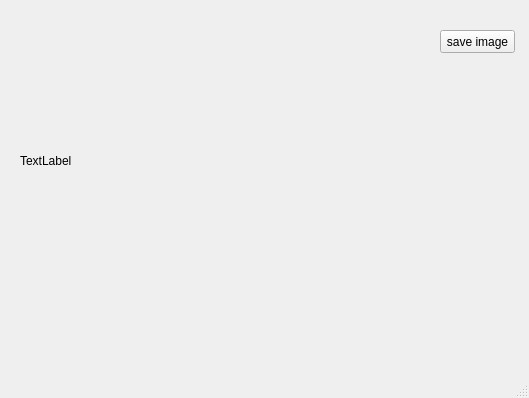
<?xml version="1.0" encoding="UTF-8"?>
<ui version="4.0">
 <class>MainWindow</class>
 <widget class="QMainWindow" name="MainWindow">
  <property name="geometry">
   <rect>
    <x>0</x>
    <y>0</y>
    <width>529</width>
    <height>398</height>
   </rect>
  </property>
  <property name="windowTitle">
   <string>MainWindow</string>
  </property>
  <widget class="QWidget" name="centralwidget">
   <widget class="QLabel" name="label">
    <property name="geometry">
     <rect>
      <x>20</x>
      <y>20</y>
      <width>371</width>
      <height>281</height>
     </rect>
    </property>
    <property name="text">
     <string>TextLabel</string>
    </property>
   </widget>
   <widget class="QPushButton" name="pushButton">
    <property name="geometry">
     <rect>
      <x>440</x>
      <y>30</y>
      <width>75</width>
      <height>23</height>
     </rect>
    </property>
    <property name="text">
     <string>save image</string>
    </property>
   </widget>
  </widget>
  <widget class="QMenuBar" name="menubar">
   <property name="geometry">
    <rect>
     <x>0</x>
     <y>0</y>
     <width>529</width>
     <height>21</height>
    </rect>
   </property>
  </widget>
  <widget class="QStatusBar" name="statusbar"/>
 </widget>
 <resources/>
 <connections/>
</ui>
